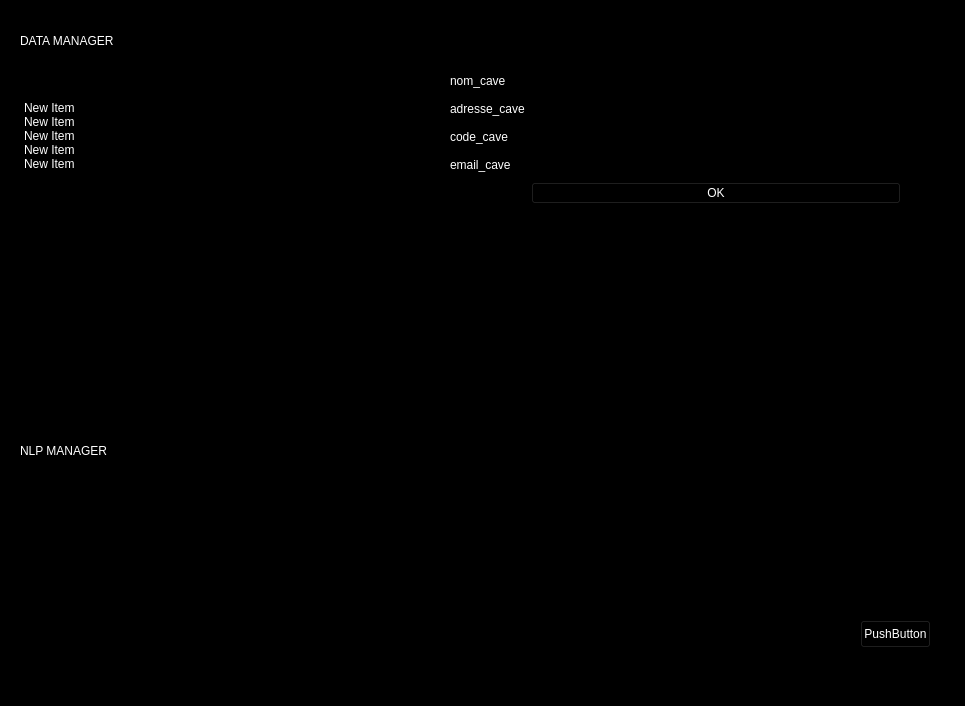
<?xml version="1.0" encoding="UTF-8"?>
<ui version="4.0">
 <class>MainWindow</class>
 <widget class="QMainWindow" name="MainWindow">
  <property name="enabled">
   <bool>true</bool>
  </property>
  <property name="geometry">
   <rect>
    <x>0</x>
    <y>0</y>
    <width>965</width>
    <height>706</height>
   </rect>
  </property>
  <property name="windowTitle">
   <string>MainWindow</string>
  </property>
  <property name="autoFillBackground">
   <bool>false</bool>
  </property>
  <property name="styleSheet">
   <string notr="true">background-color:#000</string>
  </property>
  <widget class="QWidget" name="centralwidget">
   <property name="styleSheet">
    <string notr="true">color:#FFF</string>
   </property>
   <widget class="QLabel" name="label">
    <property name="geometry">
     <rect>
      <x>20</x>
      <y>20</y>
      <width>151</width>
      <height>41</height>
     </rect>
    </property>
    <property name="text">
     <string>DATA MANAGER</string>
    </property>
   </widget>
   <widget class="QFrame" name="frame">
    <property name="geometry">
     <rect>
      <x>20</x>
      <y>480</y>
      <width>931</width>
      <height>181</height>
     </rect>
    </property>
    <property name="frameShape">
     <enum>QFrame::StyledPanel</enum>
    </property>
    <property name="frameShadow">
     <enum>QFrame::Raised</enum>
    </property>
    <widget class="QTextEdit" name="textEdit">
     <property name="geometry">
      <rect>
       <x>0</x>
       <y>0</y>
       <width>921</width>
       <height>131</height>
      </rect>
     </property>
    </widget>
    <widget class="QPushButton" name="pushButton_2">
     <property name="geometry">
      <rect>
       <x>840</x>
       <y>140</y>
       <width>71</width>
       <height>28</height>
      </rect>
     </property>
     <property name="text">
      <string>PushButton</string>
     </property>
    </widget>
    <widget class="QTextEdit" name="textEdit_2">
     <property name="geometry">
      <rect>
       <x>0</x>
       <y>140</y>
       <width>821</width>
       <height>41</height>
      </rect>
     </property>
    </widget>
   </widget>
   <widget class="QStackedWidget" name="stackedWidget">
    <property name="geometry">
     <rect>
      <x>400</x>
      <y>50</y>
      <width>541</width>
      <height>401</height>
     </rect>
    </property>
    <property name="currentIndex">
     <number>0</number>
    </property>
    <widget class="QWidget" name="page">
     <widget class="QWidget" name="formLayoutWidget">
      <property name="geometry">
       <rect>
        <x>50</x>
        <y>20</y>
        <width>451</width>
        <height>291</height>
       </rect>
      </property>
      <layout class="QFormLayout" name="formLayout">
       <item row="0" column="0">
        <widget class="QLabel" name="nom_caveLabel">
         <property name="text">
          <string>nom_cave</string>
         </property>
        </widget>
       </item>
       <item row="0" column="1">
        <widget class="QLineEdit" name="nom_caveLineEdit"/>
       </item>
       <item row="1" column="0">
        <widget class="QLabel" name="adresse_caveLabel">
         <property name="text">
          <string>adresse_cave</string>
         </property>
        </widget>
       </item>
       <item row="1" column="1">
        <widget class="QLineEdit" name="adresse_caveLineEdit"/>
       </item>
       <item row="2" column="0">
        <widget class="QLabel" name="code_caveLabel">
         <property name="text">
          <string>code_cave</string>
         </property>
        </widget>
       </item>
       <item row="2" column="1">
        <widget class="QLineEdit" name="code_caveLineEdit"/>
       </item>
       <item row="3" column="0">
        <widget class="QLabel" name="email_caveLabel">
         <property name="text">
          <string>email_cave</string>
         </property>
        </widget>
       </item>
       <item row="3" column="1">
        <widget class="QLineEdit" name="email_caveLineEdit"/>
       </item>
       <item row="4" column="1">
        <widget class="QPushButton" name="pushButton">
         <property name="text">
          <string>OK</string>
         </property>
        </widget>
       </item>
      </layout>
     </widget>
    </widget>
    <widget class="QWidget" name="page_2"/>
   </widget>
   <widget class="QListWidget" name="listWidget">
    <property name="geometry">
     <rect>
      <x>20</x>
      <y>100</y>
      <width>256</width>
      <height>192</height>
     </rect>
    </property>
    <item>
     <property name="text">
      <string>New Item</string>
     </property>
    </item>
    <item>
     <property name="text">
      <string>New Item</string>
     </property>
    </item>
    <item>
     <property name="text">
      <string>New Item</string>
     </property>
    </item>
    <item>
     <property name="text">
      <string>New Item</string>
     </property>
    </item>
    <item>
     <property name="text">
      <string>New Item</string>
     </property>
    </item>
   </widget>
   <widget class="QLabel" name="label_2">
    <property name="geometry">
     <rect>
      <x>20</x>
      <y>430</y>
      <width>151</width>
      <height>41</height>
     </rect>
    </property>
    <property name="text">
     <string>NLP MANAGER</string>
    </property>
   </widget>
  </widget>
  <widget class="QStatusBar" name="statusbar"/>
 </widget>
 <resources/>
 <connections/>
</ui>
